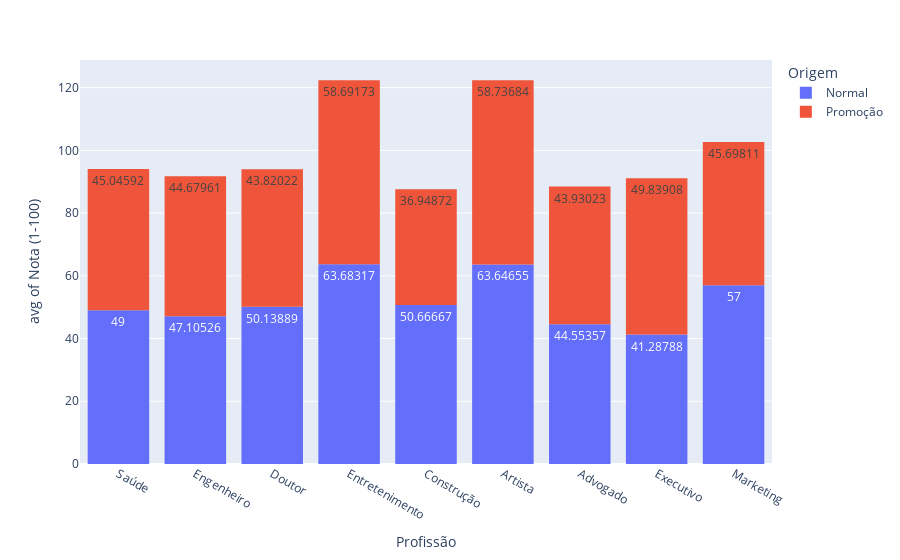

The notebook cell saved with this chart:
### Code cell
#Passo 4: Análise Inicial -> Entender as notas dos clientes

display(tabela.describe()) #Detalha as informações da tabela

#Quanto maior o salário maior a nota
#clientes de promoção tem notas piores

	#Cria o gráfico
coluna ="Profissão"
grafico = px.histogram(tabela, x=coluna, y="Nota (1-100)", color="Origem", histfunc="avg", text_auto=True)

	#Exibe o gráfico
grafico.show()

### Figure 1 — Plotly figure (JSON) as saved in the notebook; plotly's stock layout.template omitted (floating-point values rounded to 4 significant figures; data arrays with more than 128 entries replaced by an {"elided": "..."} marker saying what was removed)
{"data": [{"alignmentgroup": "True", "bingroup": "x", "histfunc": "avg", "hovertemplate": "Origem=Normal<br>Profissão=%{x}<br>avg of Nota (1-100)=%{y}<extra></extra>", "legendgroup": "Normal", "marker": {"color": "#636efa", "pattern": {"shape": ""}}, "name": "Normal", "offsetgroup": "Normal", "orientation": "v", "showlegend": true, "texttemplate": "%{value}", "type": "histogram", "x": {"elided": "799 str values"}, "xaxis": "x", "y": {"elided": "799 int values"}, "yaxis": "y"}, {"alignmentgroup": "True", "bingroup": "x", "histfunc": "avg", "hovertemplate": "Origem=Promoção<br>Profissão=%{x}<br>avg of Nota (1-100)=%{y}<extra></extra>", "legendgroup": "Promoção", "marker": {"color": "#EF553B", "pattern": {"shape": ""}}, "name": "Promoção", "offsetgroup": "Promoção", "orientation": "v", "showlegend": true, "texttemplate": "%{value}", "type": "histogram", "x": {"elided": "1166 str values"}, "xaxis": "x", "y": {"elided": "1166 int values"}, "yaxis": "y"}], "layout": {"barmode": "relative", "legend": {"title": {"text": "Origem"}, "tracegroupgap": 0}, "margin": {"t": 60}, "xaxis": {"anchor": "y", "domain": [0, 1], "title": {"text": "Profissão"}}, "yaxis": {"anchor": "x", "domain": [0, 1], "title": {"text": "avg of Nota (1-100)"}}}}
